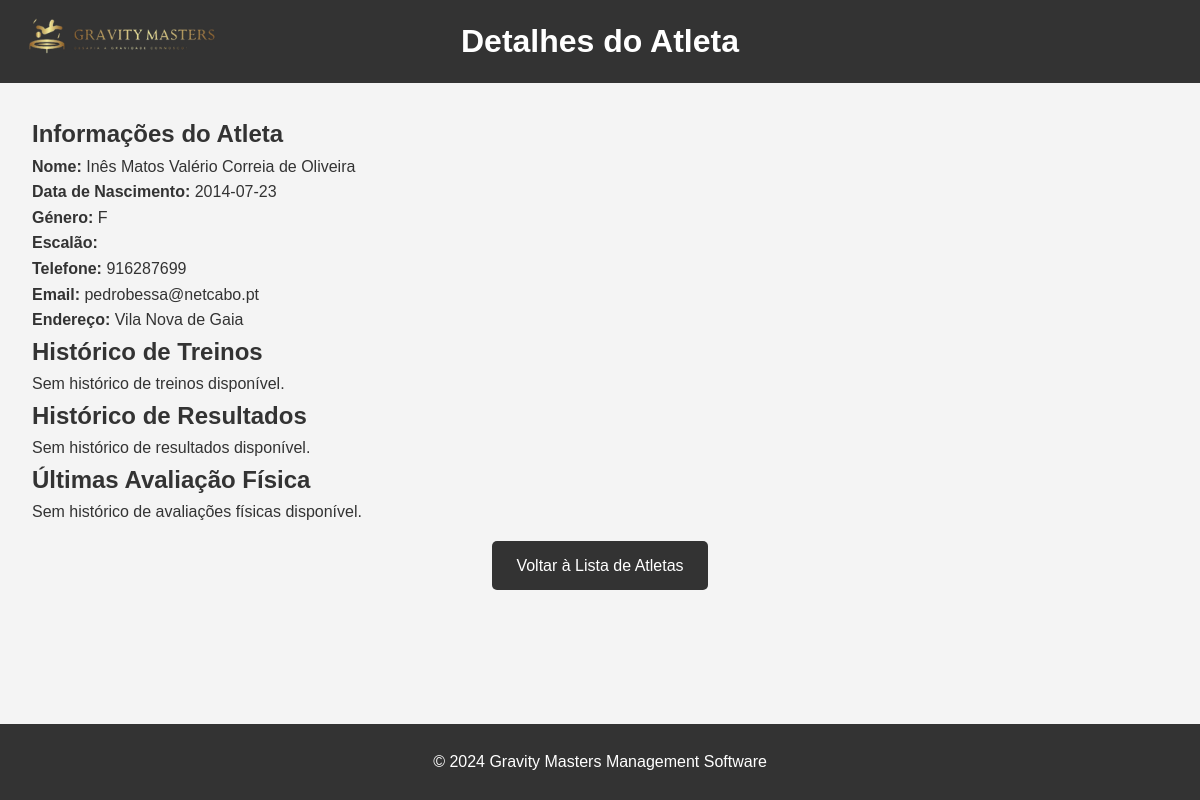
The app's page /frontend/personalAthlete.php?idAthlete=22 (signed in), older data.
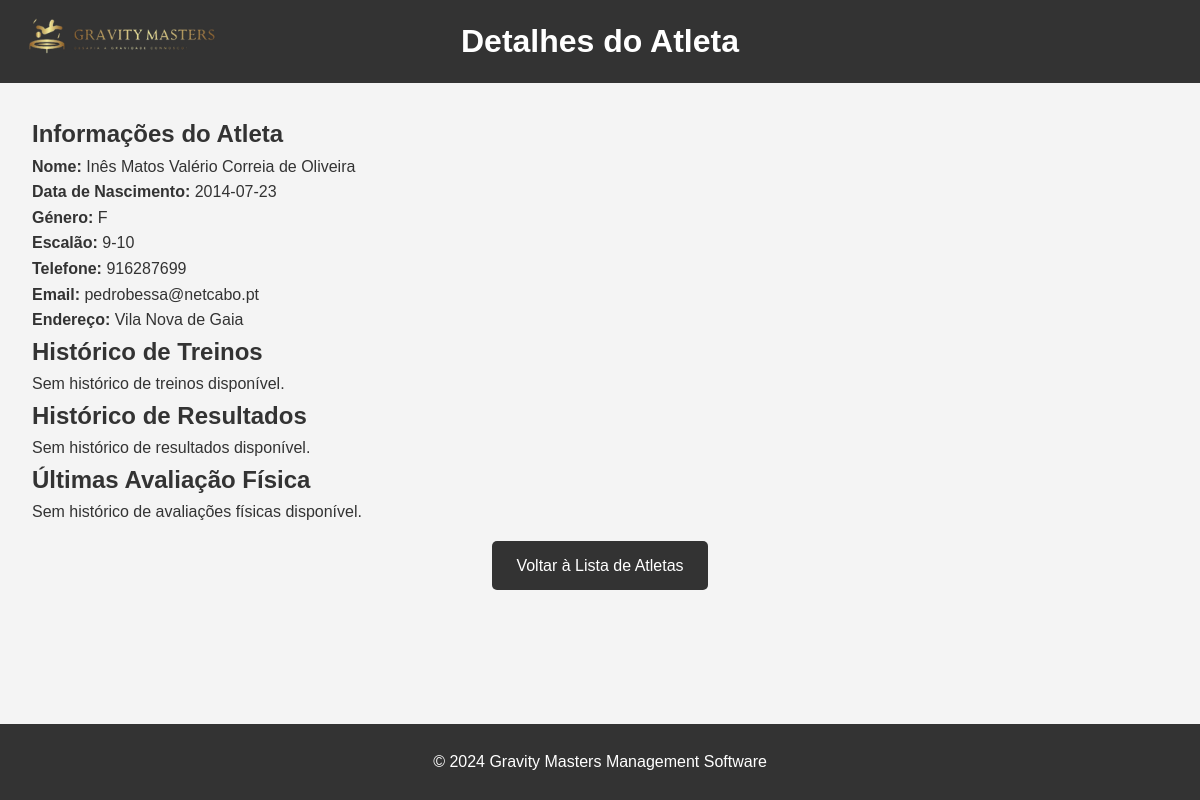
The same page, newer data.
### tables this page shows
CREATE TABLE "Athlete" (
    idAthlete INTEGER PRIMARY KEY AUTOINCREMENT,
    name VARCHAR(255) NOT NULL,
    birthday DATE,
    genre VARCHAR(1) NOT NULL,
    mobile VARCHAR(20),
    email VARCHAR(255), username TEXT,
    password VARCHAR(255),
    address VARCHAR(255),
    ageGroup VARCHAR(255), "fgpNumber" TEXT, "tag_uid" TEXT,
    UNIQUE(idAthlete)
);

### backend/functions.php (called while the page is built, shortened)
<?php
function fetchinfoAthlete($idAthlete) {
    include '../backend/db_connect.php';
    try {
        $sql = "SELECT *
                FROM Athlete
                WHERE idAthlete = :idAthlete";
        $stmt = $conn->prepare($sql);
        $stmt->bindParam(':idAthlete', $idAthlete);
        $stmt->execute();
        $athlete = $stmt->fetch(PDO::FETCH_ASSOC);
    } catch (Exception $e) {
        return "Erro: " . $e->getMessage();
    }
    if ($athlete['birthday'] != null) {
        $currentYear = (int)date("Y");
        $birthYear = (int)date("Y", strtotime($athlete['birthday']));
        $age = $currentYear - $birthYear;
        if ($age >= 17) {
            $ageGroup = '17+';
        } elseif ($age >= 15 && $age <= 16) {
            $ageGroup = '15-16';
        } elseif ($age >= 13 && $age <= 14) {
            $ageGroup = '13-14';
        } elseif ($age >= 11 && $age <= 12) {
            $ageGroup = '11-12';
        } elseif ($age >= 9 && $age <= 10) {
            $ageGroup = '9-10';
        } elseif ($age >= 7 && $age <= 8) {
            $ageGroup = '7-8';
        } else {
            $ageGroup = 'Under 7';
        }
        $sql_update_age_group = "UPDATE Athlete
                                 SET ageGroup = :ageGroup
                                 WHERE idAthlete = :idAthlete";
        $stmt_update_age_group = $conn->prepare($sql_update_age_group);
        $stmt_update_age_group->bindParam(':ageGroup', $ageGroup);
        $stmt_update_age_group->bindParam(':idAthlete', $idAthlete);
        $stmt_update_age_group->execute();
        $sql = "SELECT *
                FROM Athlete
                WHERE idAthlete = :idAthlete";
        $stmt = $conn->prepare($sql);
        $stmt->bindParam(':idAthlete', $idAthlete);
        $stmt->execute();
        $athlete = $stmt->fetch(PDO::FETCH_ASSOC);
    } else {
        throw new Exception("Data de nascimento não encontrada para o atleta.");
    }
    return $athlete;
}
function fetchTrainingsAthlete($idAthlete) {
    include '../backend/db_connect.php';
    try {
        $sql_trainings = "SELECT *
                        FROM TrainingReg
                        WHERE idAthlete = :idAthlete";
        $stmt_trainings = $conn->prepare($sql_trainings);
        $stmt_trainings->bindParam(':idAthlete', $idAthlete);
        $stmt_trainings->execute();
        $trainings = $stmt_trainings->fetchAll(PDO::FETCH_ASSOC);
    } catch (Exception $e) {
        return "Erro: " . $e->getMessage();
    }
    return $trainings;
}
function fetchResultsAndDetailsOfCompetitionAthlete($idAthlete){
    include '../backend/db_connect.php';
    try {
        $sql_results = "SELECT *
                        FROM Result
                        WHERE idAthlete = :idAthlete";
        $stmt_results = $conn->prepare($sql_results);
        $stmt_results->bindParam(':idAthlete', $idAthlete);
        $stmt_results->execute();
        $results = $stmt_results->fetchAll(PDO::FETCH_ASSOC);
        $data = array();
    } catch (Exception $e) {
        return "Erro: " . $e->getMessage();
    }
    return $data;
}
function fetchConditionTestsAthlete($idAthlete) {
    include '../backend/db_connect.php';
    try {
        $sql_evaluations = "SELECT *
                        FROM ConditionTest
                        WHERE idAthlete = :idAthlete";
        $stmt_evaluations = $conn->prepare($sql_evaluations);
        $stmt_evaluations->bindParam(':idAthlete', $idAthlete);
        $stmt_evaluations->execute();
        $evaluations = $stmt_evaluations->fetchAll(PDO::FETCH_ASSOC);
    } catch (Exception $e) {
        return "Erro: " . $e->getMessage();
    }
    return $evaluations;
}
?>

### frontend/personalAthlete.php (the view, shortened to what this page needs)
<?php
include '../backend/functions.php';
$idAthlete = $_GET['idAthlete'];
$athlete = fetchinfoAthlete($idAthlete);
$condition = fetchConditionTestsAthlete($idAthlete);
$trainings = fetchTrainingsAthlete($idAthlete);
?>
<!DOCTYPE html>
<html lang="pt">
<head>
    <link rel="stylesheet" href="../css/personalAthlete.css">
</head>
<body>
    <header>
        <div class="header-content">
            <h1>Detalhes do Atleta</h1>
        </div>
        <div class="logo-content">
            <img src="..\imagens\teste.png" alt="Logo do Clube" class="header-logo">
        </div>
    </header>
    <main>
        <div class="athlete-details">
            <h2>Informações do Atleta</h2>
            <p><strong>Nome:</strong> <?php echo htmlspecialchars($athlete['name']); ?></p>
            <p><strong>Data de Nascimento:</strong> <?php echo htmlspecialchars($athlete['birthday']); ?></p>
            <p><strong>Género:</strong> <?php echo htmlspecialchars($athlete['genre']); ?></p>
            <p><strong>Escalão:</strong> <?php echo htmlspecialchars($athlete['ageGroup']);?> </p>
            <p><strong>Telefone:</strong> <?php echo htmlspecialchars($athlete['mobile']); ?></p>
            <p><strong>Email:</strong> <?php echo htmlspecialchars($athlete['email']); ?></p>
            <p><strong>Endereço:</strong> <?php echo htmlspecialchars($athlete['address']); ?></p>
        </div>
        <div class="athlete-history">
            <h2>Histórico de Treinos</h2>
            <?php if (count($trainings) > 0): ?>
                <ul>
                    <?php foreach (array_slice($trainings, -7) as $training): ?>
                        <li><?php echo htmlspecialchars($training['dateTrainingReg']) . ': ' . htmlspecialchars($training['performance']); ?></li>
                    <?php endforeach; ?>
                </ul>
                <button onclick="window.location.href = 'list_trainingByAthlete.php?idAthlete=<?php echo $idAthlete; ?>';">Ver todos os treinos</button>
            <?php else: ?>
                <p>Sem histórico de treinos disponível.</p>
            <?php endif; ?>
            <h2>Histórico de Resultados</h2>
            <?php
            $data = fetchResultsAndDetailsOfCompetitionAthlete($idAthlete);
            if (!is_string($data) && count($data) > 0): ?>
                <ul>
                    <?php foreach ($data as $item): ?>
                        <?php
                        $competitionDate = strtotime($item['competition']['startTime']);
                        $oneYearAgo = strtotime('-1 year');
                        if ($competitionDate >= $oneYearAgo): ?>
                            <li><?php echo htmlspecialchars($item['competition']['name']) . ': ' . htmlspecialchars($item['result']['score']) . ' -> ' . htmlspecialchars($item['result']['place']); ?></li>
                        <?php endif; ?>
                    <?php endforeach; ?>
                </ul>
                <button onclick="window.location.href = 'list_compByAthlete.php?idAthlete=<?php echo $idAthlete; ?>';">Mostrar todas as competições</button>
            <?php else: ?>
                <p>Sem histórico de resultados disponível.</p>
            <?php endif; ?>
            <h2>Últimas Avaliação Física</h2>
            <?php
            if (count($condition) > 0):
                $lastTwoConditions = array_slice($condition, -3);
            ?>
                <ul>
                    <?php foreach ($lastTwoConditions as $conditionTest): ?>
                        <li><?php echo htmlspecialchars($conditionTest['dateTest']) . ': ' . htmlspecialchars($conditionTest['weight']) . 'kg + ' . htmlspecialchars($conditionTest['height']). 'cm' ; ?></li>
                    <?php endforeach; ?>
                </ul>
                <button onclick="window.location.href = 'list_all_conditions.php?idAthlete=<?php echo $idAthlete; ?>';">Ver todas as avaliações físicas</button>
               <?php else: ?>
                <p>Sem histórico de avaliações físicas disponível.</p>
            <?php endif; ?>
        <div class="back-button">
            <a href="list_athletes.php">Voltar à Lista de Atletas</a>
        </div>
    </main>
    <footer>
        <p>&copy; 2024 Gravity Masters Management Software</p>
    </footer>
</body>
</html>

### css/personalAthlete.css (style rules this page uses)
* { margin: 0; padding: 0; box-sizing: border-box; }
body { font-family: Arial, sans-serif; line-height: 1.6; background-color: #f4f4f4; color: #333; display: flex; flex-direction: column; min-height: 100vh; }
header { background: #333; color: #fff; padding: 1rem; max-height: 90px; }
.header-content { display: flex; align-items: center; justify-content: space-between; max-width: 1200px; margin: 0 auto; padding: 0 1rem; }
.header-logo { max-height: 100%; height: auto; margin-right: 0rem; }
header h1 { flex: 1; text-align: center; margin: 0; font-size: 2rem; }
.logo-content { position: absolute; top: 10px; left: 20px; }
main { flex: 1; padding: 2rem; }
.back-button { text-align: center; margin-top: 1rem; }
.back-button a { display: inline-block; padding: 0.75rem 1.5rem; background-color: #333; color: #fff; text-decoration: none; border-radius: 5px; transition: background-color 0.3s ease; }
footer { background-color: #333; color: #fff; text-align: center; padding: 25px; position: sticky; top:100%; bottom: 0; width: 100%; }

Row changes from the older to the newer data that the page shows:
changed athlete "Inês Matos Valério Correia de Oliveira": ageGroup (not shown) → "9-10"
